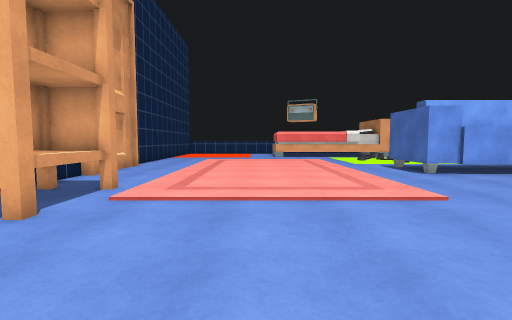
view 1 (above)

20 first-person views from a walk through a 3-D level made in the Unity game engine. The camera is 1.3 m above the floor, tilts 4° down and sees 85° across. The floor is counted in squares, 1 m on a side. Each view is taken from the middle of a square. On the plan, view 1 faces up. The plan holds only what a view shows up to about 13 squares ahead; the rest is blank. The player is left out. Surface patterns are stand-ins for the level's own textures.

view 2
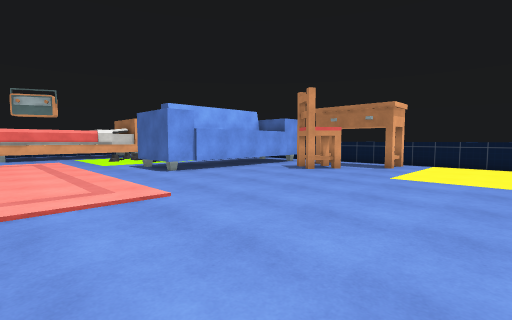

view 3
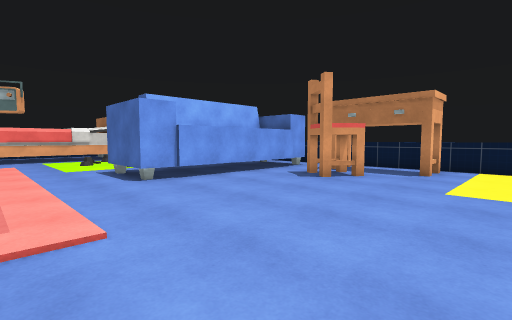

view 4
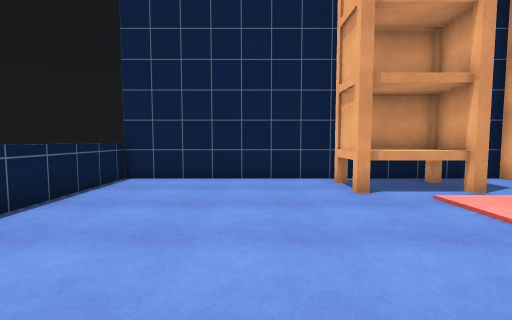

view 5
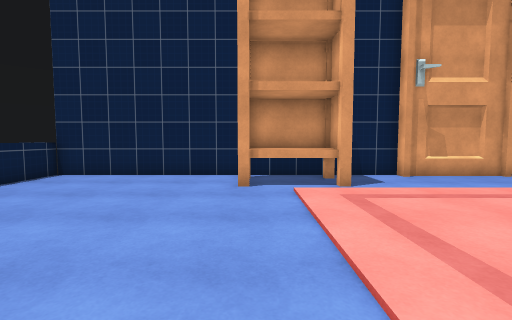

view 6
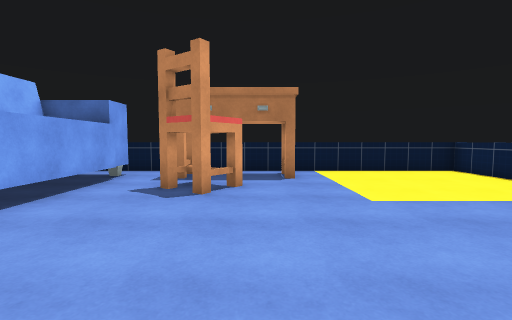

view 7
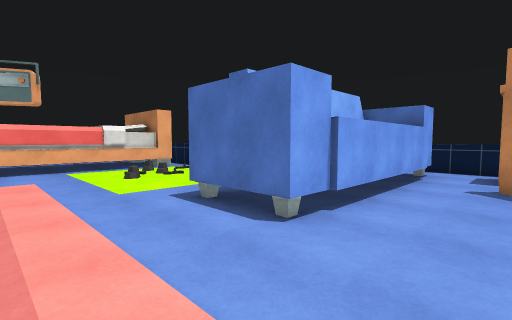

view 8
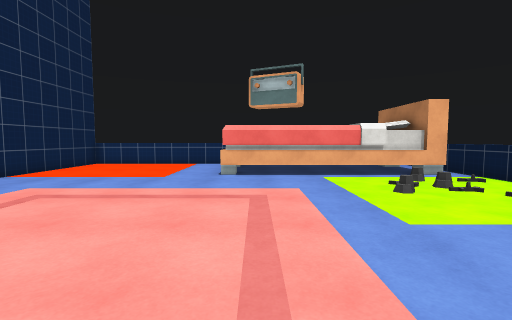

view 9
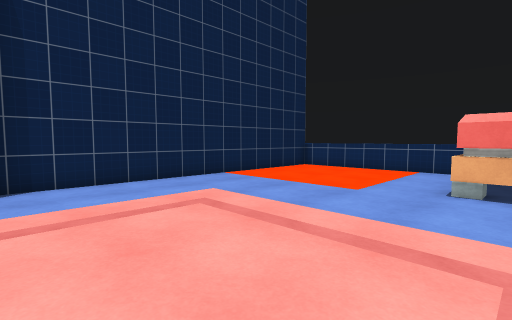

view 10
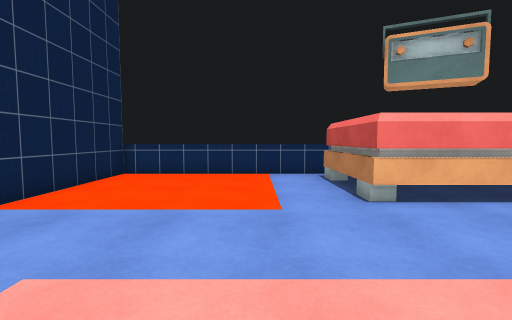

view 11
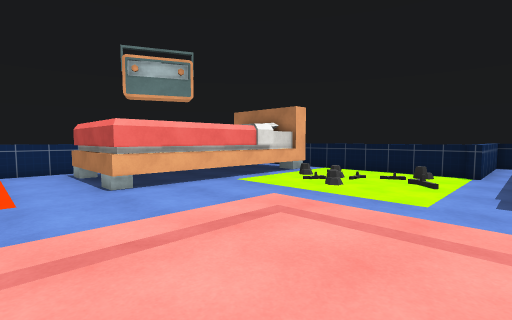

view 12
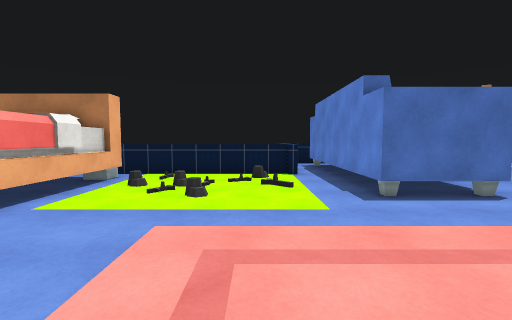

view 13
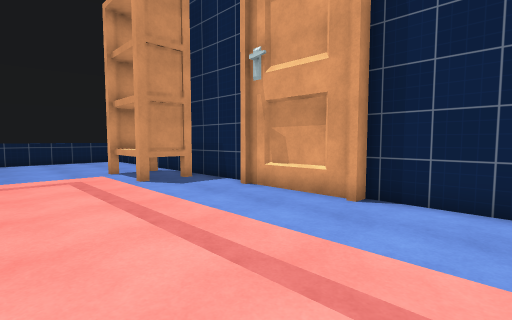

view 14
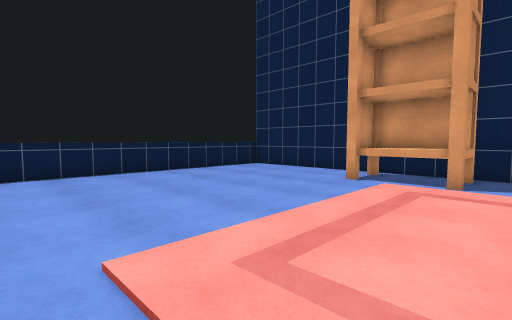

view 15
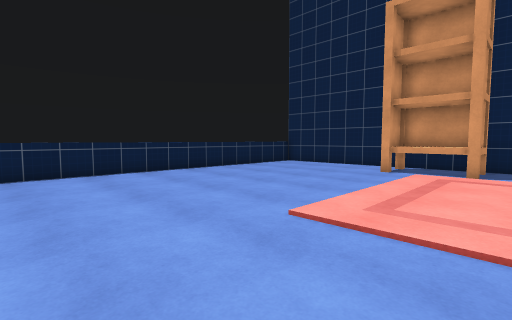

view 16
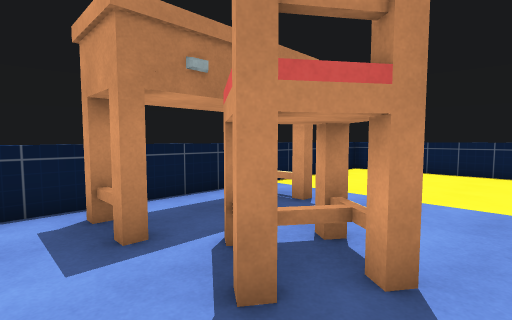

view 17
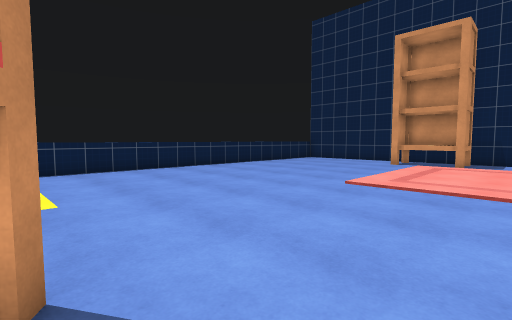

view 18
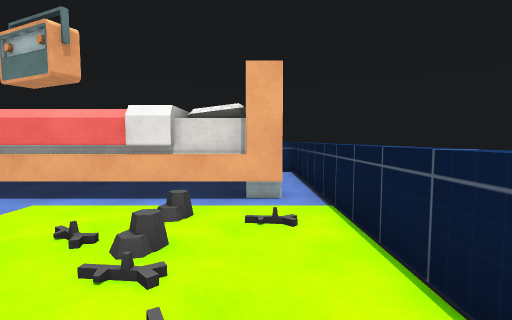

view 19
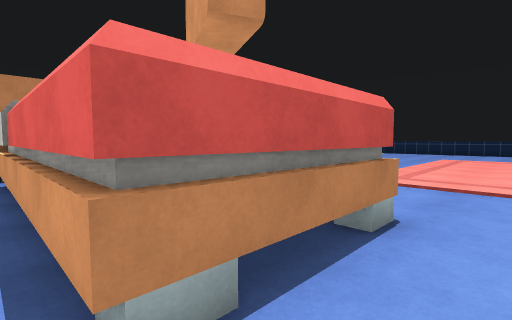

view 20
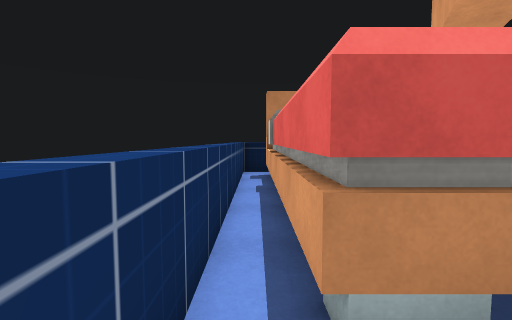

### Floor plan
Points are (right, up) in squares from view 1. A wall is a line through its corners. A room is listed if a view was taken in it or the views show most of it. See-through windows are left out.
Room 1 (views 1, 2, 3, 4, 5, 6, 7, 8, 9, 10, 11, 12, 13, 14, 15, 16, 17, 18, 19, 20)
walls: (6.7, 11) (6.7, 14) (13, 14); (8, 10.9) (6.7, 10.9); (-5.9, 10.3) (-6.5, 10.3) (-6.5, -2.5) (16.9, -2.5) (16.9, 11.5); (11.4, 15.3) (11.4, 15.8); (-6.2, 14) (-6.2, 10.5); (11.6, 15.6) (11.6, 21.6); (14.4, 10.7) (7.1, 10.7); (1.6, 22.3) (1.6, 26.4); (15.8, 10.7) (14.6, 10.7); (15.8, 10.9) (15, 10.9); (10.6, 22.1) (1.8, 22.1); (10.5, 22.3) (1.8, 22.3) (1.8, 26.4) (7.5, 26.4); (1.8, 26.6) (7.9, 26.6); (7.9, 27.5) (-6.5, 27.5) (-6.5, 14.2) (-5.9, 14.2)
low walls: (7.2, 11) (6.7, 11)
ways out: opening at (11, 22) to room 2; gap at (8, 27) to room 2; gap at (16, 5)
objects: bookshelf (-6, 5) to (-4, 8); other object (12, 7) to (14, 8); other object (15, 5); other object (15, 9) to (16, 9)
Room 2 (no view inside)
walls: (11.6, 21.6) (11.6, 27.5) (7.9, 27.5); (7.9, 26.6) (10.6, 26.6)
ways out: opening at (11, 22) to room 1; gap at (8, 27) to room 1

Where each view was taken, in squares from view 1:
view 1: 0 up, 0 right, facing up
view 2: 0 up, 1 right, facing up-right
view 3: 2 up, 3 right, facing up-right
view 4: 2 up, 3 right, facing left
view 5: 5 up, 4 right, facing left
view 6: 6 up, 5 right, facing right
view 7: 8 up, 3 right, facing up-right
view 8: 11 up, 3 right, facing up
view 9: 14 up, 3 right, facing up-left
view 10: 16 up, 1 left, facing up
view 11: 14 up, 1 left, facing up-right
view 12: 17 up, 0 right, facing right
view 13: 17 up, 0 right, facing down-left
view 14: 9 up, 5 right, facing down-left
view 15: 9 up, 8 right, facing down-left
view 16: 10 up, 11 right, facing down-right
view 17: 10 up, 12 right, facing down-left
view 18: 16 up, 10 right, facing up
view 19: 27 up, 0 right, facing down-right
view 20: 27 up, 0 right, facing right
